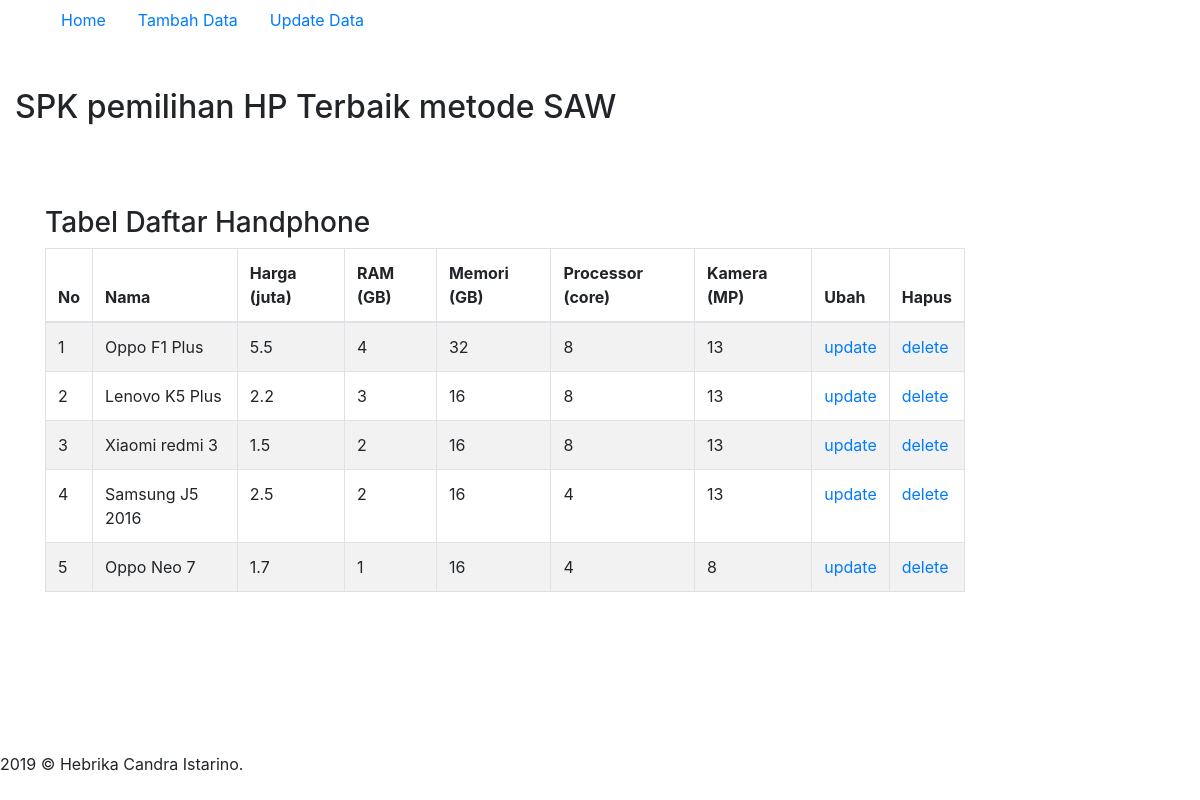
Screenshot of /aplikasi/index.php/spk/data with the database file from the repository.
### tables this page shows
CREATE TABLE `data` (
  `id` int(11) NOT NULL,
  `nama` varchar(50) NOT NULL,
  `harga` float NOT NULL,
  `ram` float NOT NULL,
  `memori` float NOT NULL,
  `processor` float NOT NULL,
  `kamera` float NOT NULL
);

### aplikasi/application/controllers/Spk.php (called while the page is built, shortened)
<?php
class Spk extends CI_Controller {
  public function __construct(){
    $this->load->model('spk_model');
    $this->load->helper('url_helper');
  }
  public function data()
  {
    $data['tabel'] = $this->spk_model->get_tabell();
    $this->load->view('Spk/header');
    $this->load->view('Spk/data', $data);
    $this->load->view('Spk/footer');
  }
}

### aplikasi/index.php (called while the page is built, shortened)
<?php
require_once BASEPATH.'core/CodeIgniter.php';

### aplikasi/application/models/Spk_model.php (called while the page is built, shortened)
<?php
class Spk_model extends CI_Model{
  public function get_tabell(){
      $query = $this->db->get('data');
      return $query->result_array();
  }
}
 ?>

### aplikasi/application/views/Spk/data.php (the view)
<div class="container">
  <br><br><br>
  <h3>Tabel Daftar Handphone</h3>
  <div class="row">
    <div id="user-content" class="col-md-10">
      <table class="table table-bordered table-striped">
        <thead>
          <tr>
            <th>No</th>
            <th>Nama</th>
            <th>Harga (juta)</th>
            <th>RAM (GB)</th>
            <th>Memori (GB)</th>
            <th>Processor (core)</th>
            <th>Kamera (MP)</th>
            <th>Ubah</th>
            <th>Hapus</th>
          </tr>
        </thead>
        <tbody>
  <?php $j = 0;
  foreach ($tabel as $tabel_list) { ?>
          <tr>
            <td><?php echo $j+1 ?></td>
            <td><?php echo $tabel_list['nama'] ?></td>
            <td><?php echo $tabel_list['harga'] ?></td>
            <td><?php echo $tabel_list['ram'] ?></td>
            <td><?php echo $tabel_list['memori'] ?></td>
            <td><?php echo $tabel_list['processor'] ?></td>
            <td><?php echo $tabel_list['kamera'] ?></td>
            <td><a href="<?php echo site_url('data/update/'.$tabel_list['id']); ?>"> update </a></td>
            <td><a href="<?php echo site_url('data/delete/'.$tabel_list['id']); ?>"> delete </a></td>
          </tr>
  <?php $j+=1;
  } ?>
        </tbody>
      </table>
    </div>
  </div>
</div>

### rows the page displays
data: nama "Oppo F1 Plus", harga "5.5", ram "4", memori "32", processor "8", kamera "13"
data: nama "Lenovo K5 Plus", harga "2.2", ram "3", memori "16", processor "8", kamera "13"
data: nama "Xiaomi redmi 3", harga "1.5", ram "2", memori "16", processor "8", kamera "13"
data: nama "Samsung J5 2016", harga "2.5", ram "2", memori "16", processor "4", kamera "13"
data: nama "Oppo Neo 7", harga "1.7", ram "1", memori "16", processor "4", kamera "8"
